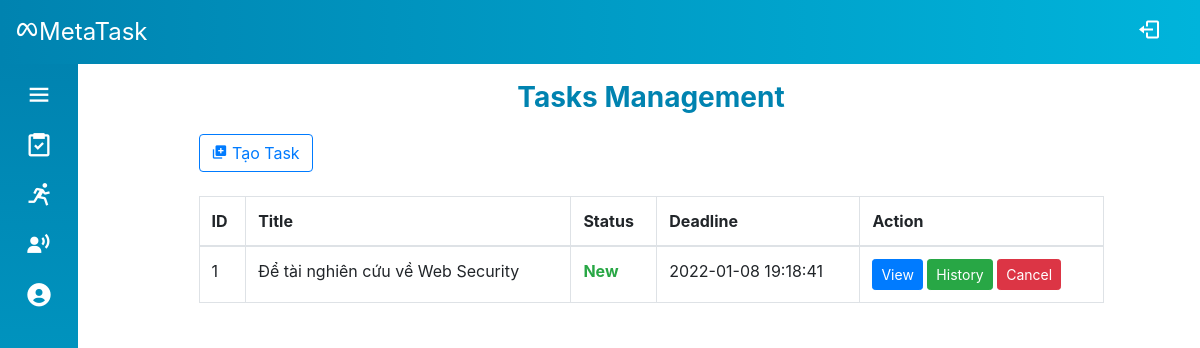
/Source/mvc/index.php (signed in), run on the app's committed database.
### tables this page shows
CREATE TABLE `task` (
  `id` int(6) UNSIGNED NOT NULL,
  `manager_id` int(6) UNSIGNED NOT NULL,
  `staff_id` int(6) UNSIGNED NOT NULL,
  `title` varchar(100) NOT NULL,
  `description` varchar(200) DEFAULT NULL,
  `status` varchar(30) DEFAULT 'New',
  `rating` varchar(10) DEFAULT NULL,
  `date_created` timestamp NOT NULL DEFAULT current_timestamp(),
  `deadline` datetime NOT NULL
);

### Source/mvc/controllers/base_controller.php (called while the page is built, shortened)
<?php
    class BaseController {
        protected $name;
        public function render($view, $data = array()) {
            extract($data);
            require_once('views/' .$this->name . '/' . $view . '.php');
            require_once('views/layout/template.php');
        }
    }
?>

### Source/mvc/controllers/task_controller.php (called while the page is built, shortened)
<?php
require_once('models/Task.php');
require_once('base_controller.php');
class TaskController extends BaseController
{
    public function indexManager()
    {
        $tasks = Task::getAll($_SESSION['id']);
        $data = array('tasks' => $tasks);
        $this->render('indexManager', $data);
    }
}

### Source/mvc/route.php (called while the page is built, shortened)
<?php
$obj = new $className();
$obj->$action();

### Source/mvc/index.php (called while the page is built, shortened)
<?php
require_once('route.php');

### Source/mvc/models/Task.php (called while the page is built, shortened)
<?php
class Task
{
    public function __construct(
        $id,
        $managerID,
        $staffID,
        $title,
        $description,
        $status,
        $rating,
        $date,
        $deadline,
    ) {
        $this->id = $id;
        $this->title = $title;
        $this->status = $status;
        $this->deadline = $deadline;
    }
    public static function getAll($managerID)
    {
        $sql = "SELECT * FROM task WHERE manager_id = :managerID";
        $conn = DB::getConnection();
        $stm = $conn->prepare($sql);
        $stm->execute(array('managerID' => $managerID));
        $data = array();
        foreach ($stm->fetchAll() as $item) {
            $data[] = new Task($item['id'], $item['manager_id'], $item['staff_id'], $item['title'], $item['description'], $item['status'], $item['rating'], $item['date_created'], $item['deadline']);
        }
        return $data;
    }
}

### Source/mvc/views/task/indexManager.php (the view, shortened to what this page needs)
<div class="container-fluid">
    <div class="row">
        <div class="col-12 col-md-10 offset-md-1">
            <div class="profile-info">
                <div class="info-header mb-3">Tasks Management</div>
                <div class="info-body">
                    <button class="btn btn-outline-primary" type="button" data-toggle="modal" data-target="#task-createTask-modal">
                        <i class='bx bxs-add-to-queue'></i> Tạo Task
                    </button>
                    <div class="table-wrapper-scroll-y">
                        <table class="table table-bordered table-hover mt-4 table-responsive-md">
                            <thead>
                                <tr>
                                    <th>ID</th>
                                    <th>Title</th>
                                    <th>Status</th>
                                    <th>Deadline</th>
                                    <th>Action</th>
                                </tr>
                            </thead>
                            <tbody id="table-body">
                                <?php
                                foreach ($data['tasks'] as $s) {
                                ?>
                                    <tr>
                                        <td><?= $s->id ?></td>
                                        <td><?= $s->title ?></td>
                                        <td class="text-success font-weight-bold"><?= $s->status ?></td>
                                        <td><?= $s->deadline ?></td>
                                        <td>
                                            <a class="btn btn-sm btn-primary" href="?controller=task&action=viewManager&id=<?= $s->id ?>">View</a>
                                            <a class="btn btn-sm btn-success" href="?controller=task&action=indexHistory&id=<?= $s->id ?>">History</a>
                                            <button onclick="cancelTask(this)" class="btn btn-sm btn-danger" data-toggle="modal" data-target="#task-cancel-modal" data="<?= $s->id ?>">Cancel</button>
                                        </td>
                                    </tr>
                                <?php
                                }
                                ?>
                            </tbody>
                        </table>
                    </div>
                </div>
            </div>
        </div>
    </div>
</div>

### Source/mvc/style.css (style rules this page uses)
* { padding: 0; margin: 0; box-sizing: border-box; list-style-type: none; }
body { position: relative; min-height: 100vh; width: 100%; }
.profile-info, .profile-img { height: 360px; }
.modal .modal-header .modal-title, .profile-info .info-header { text-align: center; font-size: 28px; font-weight: 700; color: #0083b0; }
.table-wrapper-scroll-y { height: 60vh; overflow: auto; }

### data on the page
task: id "1", title "Để tài nghiên cứu về Web Security", status "New", deadline "2022-01-08 19:18:41"
